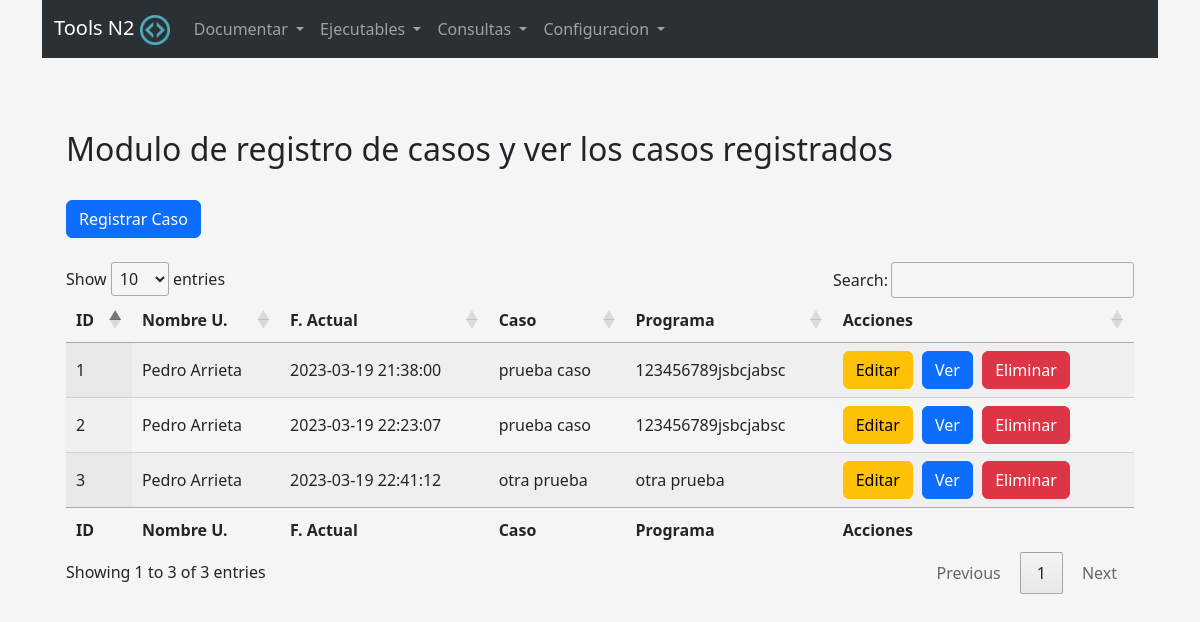
Page /paginas/documentar_caso.php (signed in) on the earlier database version.
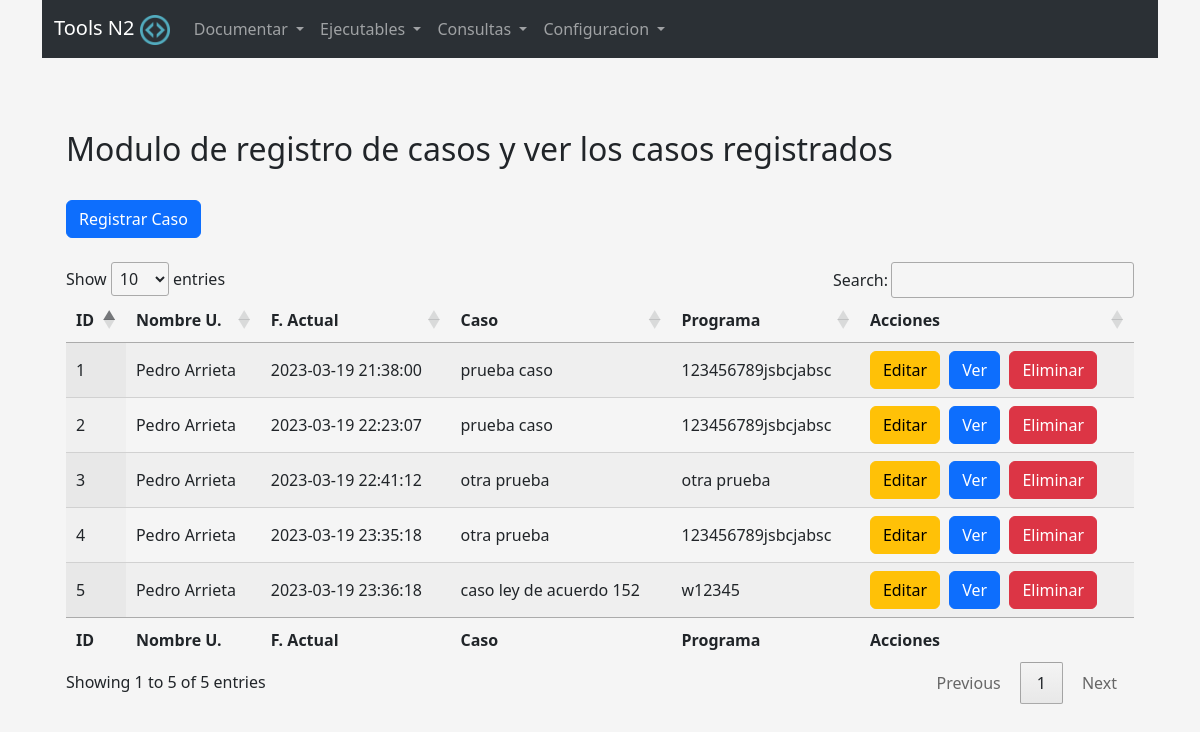
Same page on the later database version.
### tables this page shows
CREATE TABLE `casos` (
  `id` int(11) NOT NULL,
  `id_user_reg` int(11) NOT NULL,
  `fecha_reg` datetime NOT NULL DEFAULT current_timestamp(),
  `nombre_caso` varchar(250) NOT NULL,
  `descripcion_caso` text NOT NULL,
  `numero_programa` varchar(100) NOT NULL,
  `nombre_usuario` varchar(100) NOT NULL
);

CREATE TABLE `users` (
  `id` int(11) NOT NULL,
  `username` varchar(30) NOT NULL,
  `nombre` varchar(50) NOT NULL,
  `apellido` varchar(50) NOT NULL,
  `pass` varchar(250) NOT NULL,
  `tipo_user` int(1) NOT NULL,
  `fecha_reg` datetime NOT NULL DEFAULT current_timestamp(),
  `stat` int(1) NOT NULL,
  `email` varchar(80) NOT NULL
);

### controlador/Controladores.php (called while the page is built, shortened)
<?php
class CasosControlador
{
    public function verCasos(){
        $database = new Database();
        $conn = $database->connect();
        $registros =[];
        $select_casos = "SELECT
                            c.id,
                            c.fecha_reg,
                            c.nombre_caso,
                            c.descripcion_caso,
                            c.numero_programa,
                            c.nombre_usuario,
                            u.nombre,
                            u.apellido
                         FROM casos c inner join users u on c.id_user_reg = u.id";
        $stmt = $conn->prepare($select_casos);
        $stmt->execute();
        while($row = $stmt->fetch(PDO::FETCH_ASSOC)) {
            $registros[] = $row;
        }
        return $registros;
    }
}

### paginas/documentar_caso.php (the view, shortened to what this page needs)
<?php include '../controlador/Controladores.php'; ?>
<?php include 'reusables/cabezera.php'; ?>
<div class="container-sm">
<?php include('reusables/menu.php'); ?>
    <div class="container">
        <div class="container mt-5">
            <br>
            <h2>Modulo de registro de casos y ver los casos registrados</h2>
            <br>
            <button class="btn btn-primary" type="button" data-bs-toggle="modal" data-bs-target="#registrarCaso">Registrar Caso</button>
            <br>
            <br>
            <table id="supertabla" class="display" style="width:100%">
                <thead>
                    <tr>
                        <th>ID</th>
                        <th>Nombre U.</th>
                        <th>F. Actual</th>
                        <th>Caso</th>
                        <th>Programa</th>
                        <th>Acciones</th>
                    </tr>
                </thead>
                <tbody>
                    <?php $ver_casos = new CasosControlador();
                          $ver_casos->verCasos();
                          foreach ($ver_casos->verCasos() as $key => $value) {
                          ?>
                    <tr>
                        <td><?php echo $value['id']; ?></td>
                        <td><?php echo $value['nombre'].' '.$value['apellido']; ?></td>
                        <td><?php echo $value['fecha_reg']; ?></td>
                        <td><?php echo $value['nombre_caso']; ?></td>
                        <td><?php echo $value['numero_programa']; ?></td>
                        <td>
                            <button class="btn btn-warning" style="margin-right:5px;">Editar</button>
                            <button class="btn btn-primary" style="margin-right:5px;" data-bs-toggle="modal" data-bs-target="#verCaso<?php echo $value['id']; ?>">Ver</button>
                            <button class="btn btn-danger" data-bs-toggle="modal" data-bs-target="#eliminarCaso<?php echo $value['id']; ?>">Eliminar</button>
                        </td>
                    </tr>
                    <div class="modal fade" id="verCaso<?php echo $value['id']; ?>" tabindex="-1" aria-labelledby="exampleModalLabel" aria-hidden="true">
                    <?php } ?>
                </tbody>
                <tfoot>
                    <tr>
                        <th>ID</th>
                        <th>Nombre U.</th>
                        <th>F. Actual</th>
                        <th>Caso</th>
                        <th>Programa</th>
                        <th>Acciones</th>
                    </tr>
                </tfoot>
            </table>
        </div>
    </div>
</div>
<?php include 'reusables/pie.php'; ?>

### paginas/reusables/cabezera.php (shortened to what this page needs)
<!DOCTYPE html>
<html lang="es">
<head>
   <link href="https://cdn.jsdelivr.net/npm/bootstrap@5.3.0-alpha1/dist/css/bootstrap.min.css" rel="stylesheet">
   <link href="https:////cdn.datatables.net/1.13.4/css/jquery.dataTables.min.css" rel="stylesheet">
   <link href="https://cdn.jsdelivr.net/npm/summernote@0.8.18/dist/summernote.min.css" rel="stylesheet">
</head>
<body>

### paginas/reusables/menu.php (shortened to what this page needs)
<nav class="navbar navbar-expand-lg bg-body-tertiary" data-bs-theme="dark">
    <div class="container-fluid">
        <a class="navbar-brand" href="#">Tools N2 <img src="../img/code.png" width="30" alt=""></a>
        <div class="collapse navbar-collapse" id="navbarScroll">
        <ul class="navbar-nav me-auto my-2 my-lg-0 navbar-nav-scroll" style="--bs-scroll-height: 100px;">
            <li class="nav-item dropdown">
            <a class="nav-link dropdown-toggle" href="#" role="button" data-bs-toggle="dropdown" aria-expanded="false">
                Documentar
            </a>
            </li>
            <li class="nav-item dropdown">
            <a class="nav-link dropdown-toggle" href="#" role="button" data-bs-toggle="dropdown" aria-expanded="false">
                Ejecutables
            </a>
            </li>
            <li class="nav-item dropdown">
            <a class="nav-link dropdown-toggle" href="#" role="button" data-bs-toggle="dropdown" aria-expanded="false">
                Consultas
            </a>
            </li>
            <li class="nav-item dropdown">
            <a class="nav-link dropdown-toggle" href="#" role="button" data-bs-toggle="dropdown" aria-expanded="false">
                Configuracion
            </a>
            </li>
        </ul>
        </div>
    </div>
    </nav>

### paginas/reusables/pie.php (shortened to what this page needs)
</body>
</html>

### paginas/reusables/cabezera.php (style rules this page uses)
body { background-color: #f5f5f5; }

Differences in the rows shown:
added casos: id "4", users.nombre "Pedro", users.apellido "Arrieta", fecha_reg "2023-03-19 23:35:18", nombre_caso "otra prueba", numero_programa "123456789jsbcjabsc"
added casos: id "5", users.nombre "Pedro", users.apellido "Arrieta", fecha_reg "2023-03-19 23:36:18", nombre_caso "caso ley de acuerdo 152", numero_programa "w12345"
Other differences:
text written by a page script: "Show entries Search: Showing 1 to 3 of 3 entries Previous 1 Next" → "Show entries Search: Showing 1 to 5 of 5 entries Previous 1 Next"
